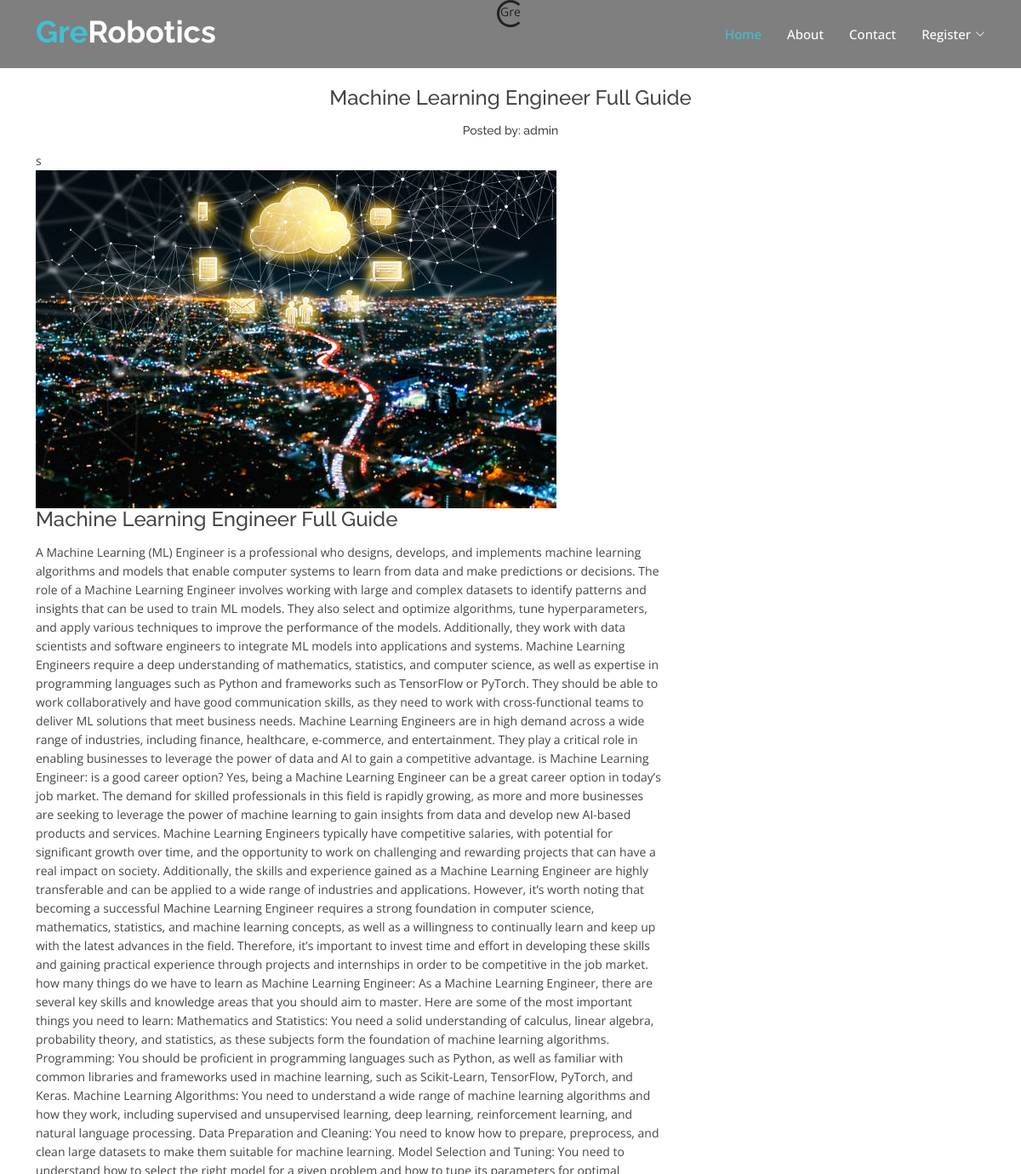
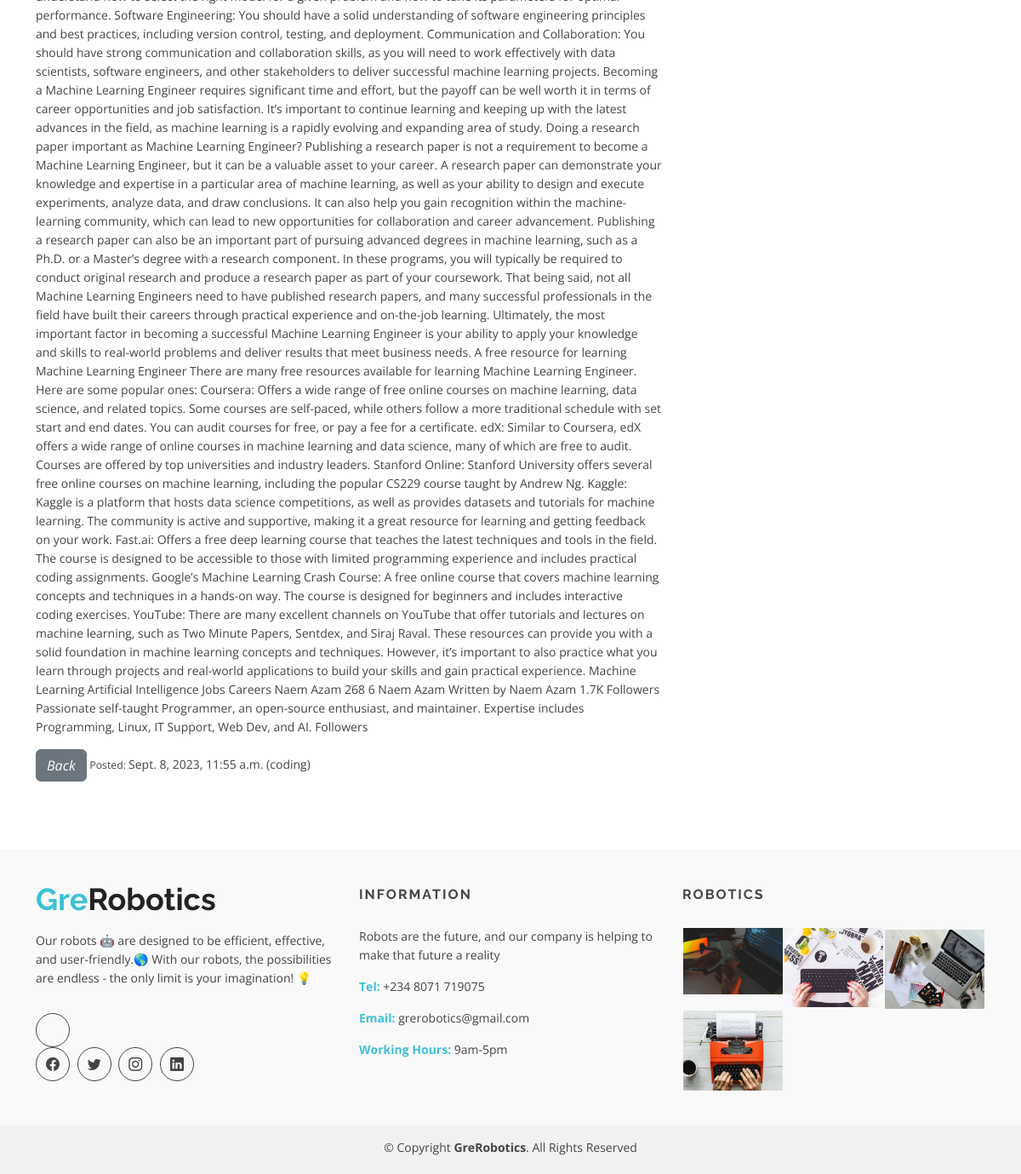
The page /article/5/ on the database its author committed (2 pictures, top to bottom).
### robotics/models.py (models this page shows, shortened)
class GreRoboticsModel (models.Model):
    title = models.CharField (max_length=500)
    content = models.TextField ()
    slug = models.SlugField (max_length=200)
    img = models.ImageField ( upload_to= 'image/')
    publish_date = models.DateTimeField (auto_now_add= True)
    author = models.ForeignKey(User, on_delete=models.CASCADE)
    category = models.CharField (max_length=255, default='coding')
    class Meta:
        ordering =['-publish_date']

### robotics/views.py (the view, shortened to what this page needs)
# urls.py: path('article/<int:pk>/', ArticleDetailView.as_view(), name='detail'),
class ArticleDetailView (DetailView):
    model = GreRoboticsModel
    template_name = 'robotics/detail.html'

### templates/robotics/detail.html (shortened to what this page needs)
{% extends 'base.html' %}
{% load static %}
{% block content %}
<div class="text-center">
  <div class="spinner-border" role="status">
    <span class="sr-only">Gre</span>
  </div>
</div>
<main id="main">
  <div id="blog" class="blog-area">
   <div class="blog-inner area-padding">
     <div class="container ">
       <div class="row">
         <div class="col-md-12 col-sm-12 col-xs-12">
           <div class="section-headline text-center">
             <h4>{{ object.title }}</h4>
             <h6> <small>Posted by: {{object.author}}</small></h6>
           </div>
         </div>
       </div>
       <div class="row">
        <div class="col-md-8 col-sm-8 col-xs-12">
          <div class="single-blog">
            {% if object.img %}s
            <div class="single-blog-img"> <img src="{{ object.img.url }}" alt=""></div>
            {% endif %}
            <div class="blog-text">
              <h4>{{ object.title }}</a></h4>
              <p>{{ object.content|truncatechars:9000 }}</p>
            </div>
            <span>
              <a href="{% url 'home' %}" class="btn btn-secondary"><i class="fa fa-angle-left">Back</i></a> <small>Posted: </small> {{ object.publish_date }} ({{object.category}})
            </span>
          </div>
        </div>
      </div>
    </div>
  </div>
</div>
  {% endblock %}

### static/css/style.css (style rules this page uses)
html, body { height: 100%; }
img { max-width: 100%; height: auto; }
p { margin: 0 0 15px; color: #444; }
h1, h2, h3, h4, h5, h6 { font-family: "Raleway", sans-serif; margin: 0 0 15px; color: #444; font-weight: 500; }
h4 { font-size: 24px; line-height: 26px; }
h6 { font-size: 16px; line-height: 20px; }
a { transition: all 0.3s ease 0s; text-decoration: none; }
body { background: #fff none repeat scroll 0 0; color: #444; font-family: "Open Sans", sans-serif; font-size: 14px; text-align: left; overflow-x: hidden; line-height: 22px; }
.area-padding { padding: 70px 0px 80px; }
.blog-area { height: auto; width: 100%; }
.blog-text h4 { color: #444; margin-bottom: 15px; }

### rows shown on the page
GreRoboticsModel: title "Machine Learning Engineer Full Guide", author "admin", img (picture), content "A Machine Learning (ML) Engineer is a professional who designs, develops, and implements machine learning algorithms and models that enable computer systems to learn from data and make predictions or decisions. The role of a Machine Learning Engineer involves working with large and complex datasets to identify patterns and insights that can be used to train ML models. They also select and optimize algorithms, tune hyperparameters, and apply various techniques to improve the performance of the models. Additionally, they work with data scientists and software engineers to integrate ML models into applications and systems. Machine Learning Engineers require a deep understanding of mathematics,…", publish_date "Sept. 8, 2023, 11:55 a.m.", category "coding"
